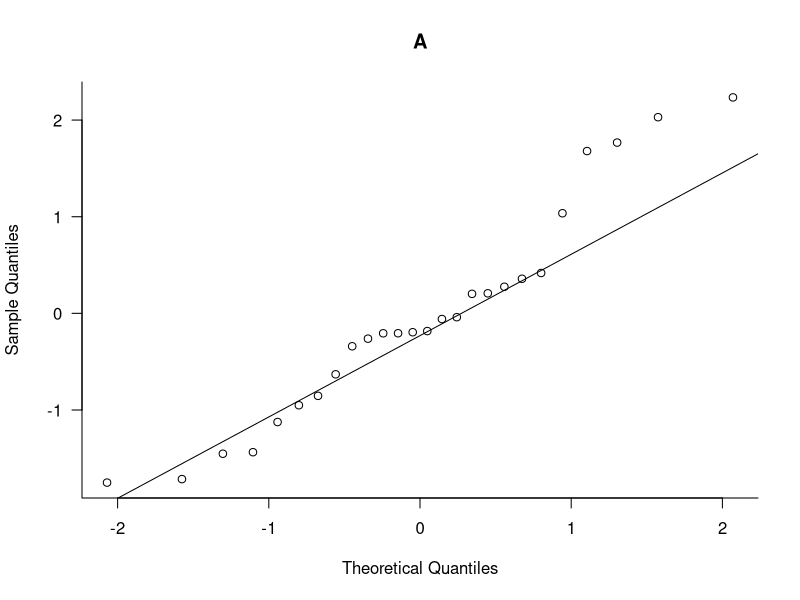
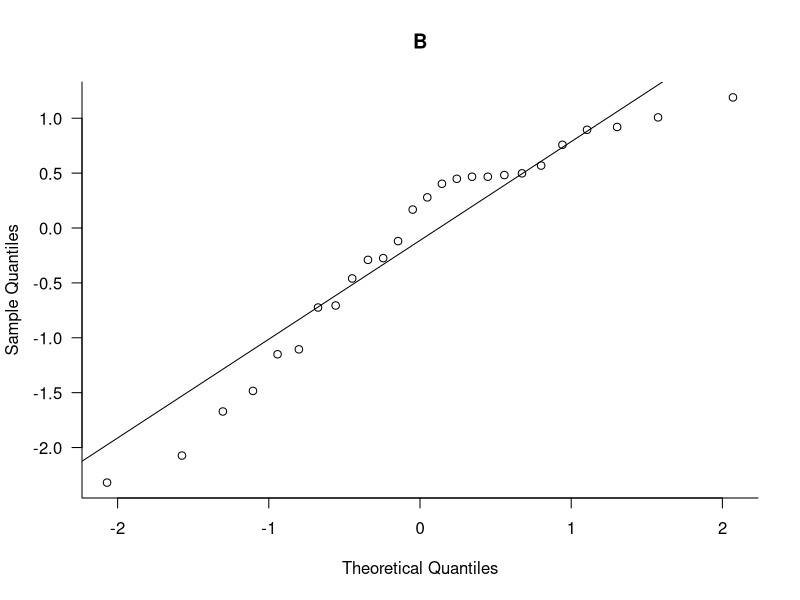
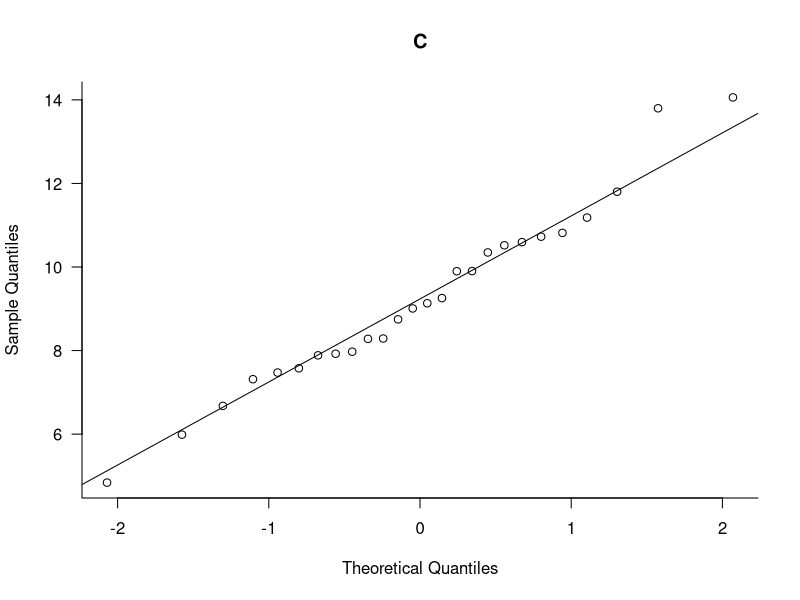
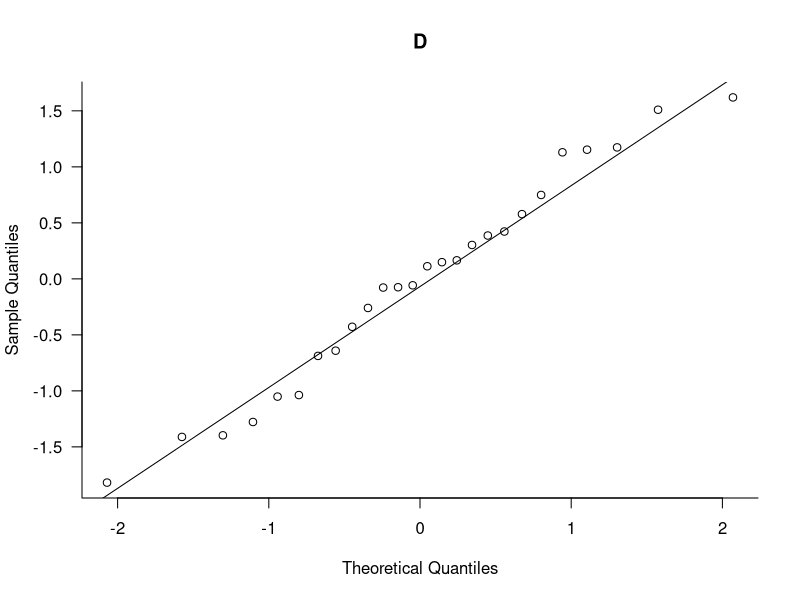
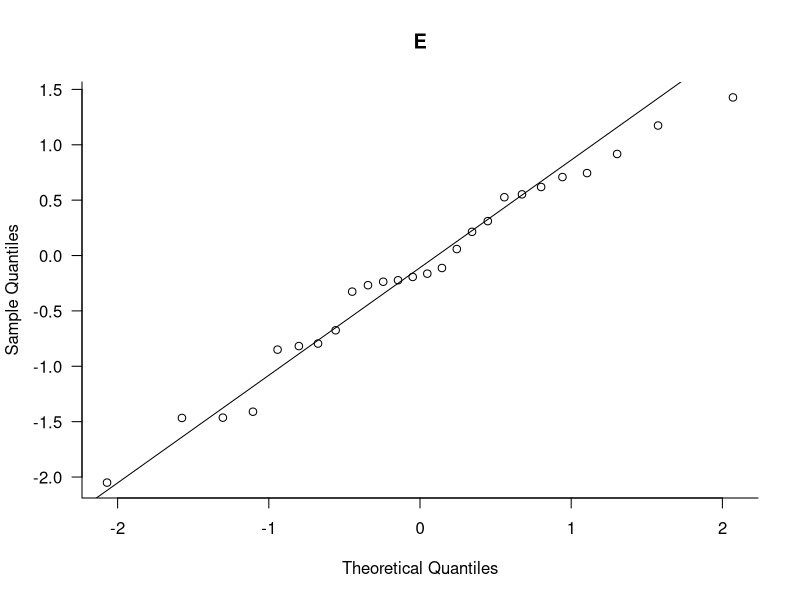
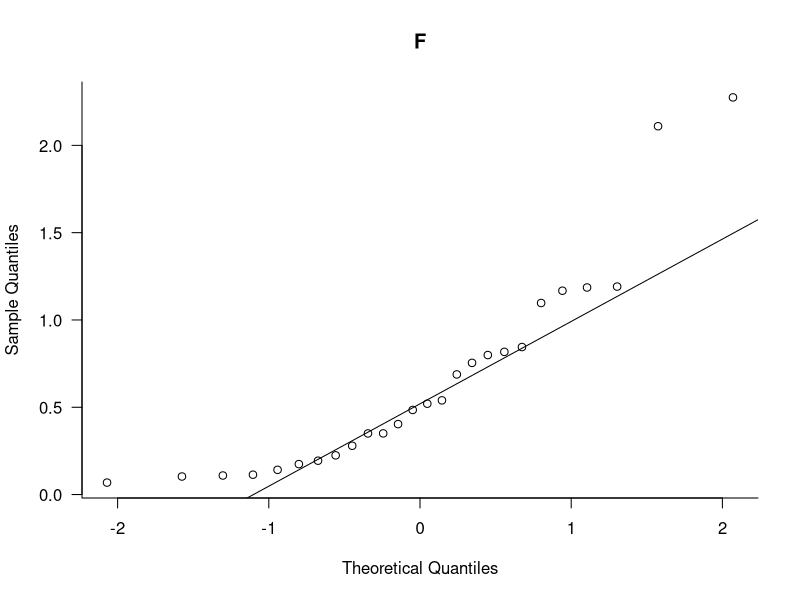
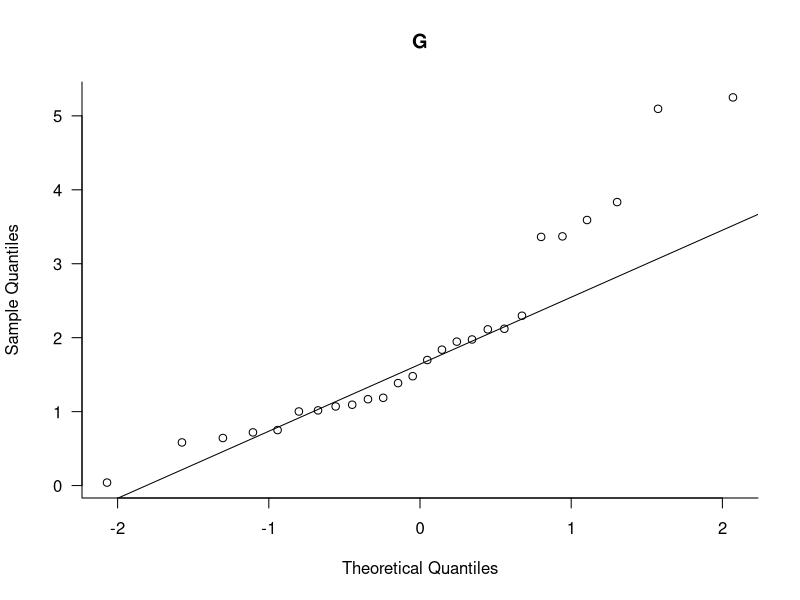
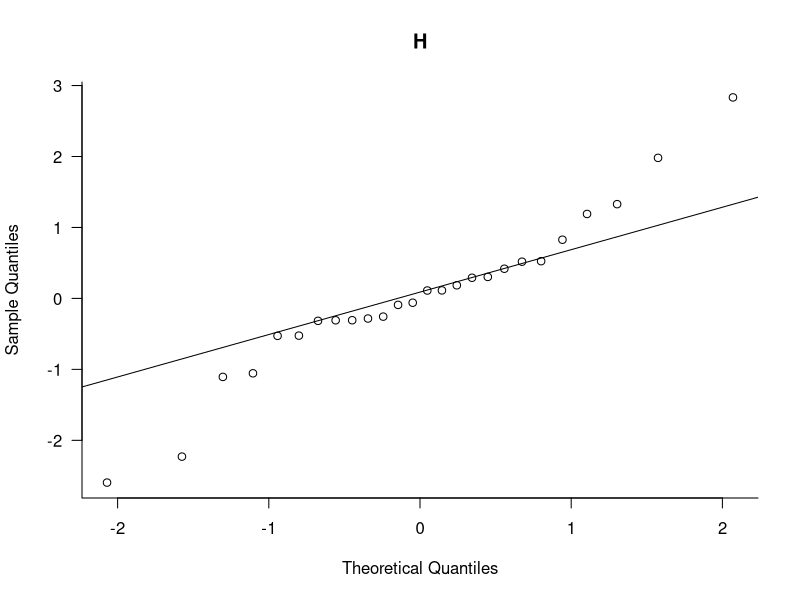

These figures' R source, in order:
library(tidyverse)

## all standardized
n <- 26
set.seed(101)
ngauss <- 4             ## number of Gaussian reps
dfvec <- c(2,5,10,20)   ## t-distribution df
shapevec <- c(1,2,5,10) ## Gamma shape parameters
res0 <- c(replicate(ngauss, rnorm(n), simplify=FALSE),
         lapply(shapevec, rgamma, n=n, scale=1),
         lapply(dfvec, rt, n=n))

## Shapiro-Wilk tests (attach to results below)
sw_fun <- function(x) unlist(shapiro.test(x)[c("statistic","p.value")])
sw_pvals <- do.call(rbind,lapply(res0,sw_fun))

## names
nm0 <- c(sprintf("gauss(rep=%d)",seq(ngauss)),
         sprintf("Gamma(shape=%d)",shapevec),sprintf("t(df=%d)",dfvec))

## scramble!
oo <- sample(length(res0))

## scrambled versions
nm <- nm0[oo]
res <- res0[oo]

## generate plots (coded A-L in scrambled order)
ff <- sprintf("qq_%s.png",LETTERS[seq_along(res)])
for (i in seq_along(res)) {
    a <- LETTERS[i]
    png(ff[[i]])
    par(las=1,bty="l")
    qqnorm(res[[i]],main=a)
    qqline(res[[i]])
    dev.off()
}

## construct combined data frame for ggplot
ord_df <- tibble(model=nm0,
                 code=LETTERS[order(oo)],  ## scrambled order
                 num=seq_along(nm0))
names(res0) <- nm0
dd <- (purrr:::map_dfr(res0,~tibble(x=.),.id="model")
    %>% full_join(ord_df,by="model")
    %>% arrange(num)
    %>% mutate_at("model",~forcats::fct_inorder(factor(.)))
)
saveRDS(dd, file="qq_data.rds")

zip("qq.zip",files=ff)

## compute type-1 error and power for t-tests and F-tests
## run many simulations with the each of the argument sets specified above
## (running for all 4 Gauss reps is a waste of time, but keeps things parallel)

## type-1: partition an iid sample into two halves and test them against each other
## power : partition sample, displace one of them far enough to provide 80% power in
##         the Gaussian case

## setup for estimating appropriate shift/ratio to get 80% power for t- and F-tests
pdel0 <- power.t.test(n=13,sd=1,power=0.8)$delta
prat0 <- 2.3  ## F-test power ~ 0.8, by trial and error
sumfun <- function(rfun=rnorm,args=list(), n=26, nsim=10000, pdel=pdel0, prat=prat0,
                   verbose=FALSE) {
    if (verbose) cat(".")
    x <- replicate(nsim,scale(do.call(rfun,c(args,list(n=n)))),simplify=FALSE)
    t_fun <- function(z,effect=0) t.test(z[1:(n/2)],effect+z[(n/2+1):n], var.equal=TRUE)$p.value
    t_1 <- mean(vapply(x,t_fun,effect=0, FUN.VALUE=numeric(1))<0.05)
    if (verbose) cat(".")
    t_pow <- mean(vapply(x,t_fun,effect=pdel,FUN.VALUE=numeric(1))<0.05)
    if (verbose) cat(".")
    F_fun <- function(z, ratio=1) var.test(z[1:(n/2)],ratio*z[(n/2+1):n])$p.value
    F_1 <- mean(vapply(x,F_fun,ratio=1, FUN.VALUE=numeric(1))<0.05)
    if (verbose) cat(".")
    F_pow <- mean(vapply(x,F_fun,ratio=prat, FUN.VALUE=numeric(1))<0.05)
    if (verbose) cat(".")
    sw_vals <- lapply(x,sw_fun)
    if (verbose) cat(".")
    W_avg <- mean(vapply(sw_vals,"[",1,FUN.VALUE=numeric(1)))
    p_avg <- mean(vapply(sw_vals,"[",2,FUN.VALUE=numeric(1)))
    if (verbose) cat(".\n")
    return(c(t_1,t_pow,F_1,F_pow,W_avg,p_avg))
}

## in original order
set.seed(101)
answers <- c(replicate(ngauss,sumfun(verbose=TRUE),simplify=FALSE),
  lapply(dfvec,function(df) sumfun(rfun=rt, args=list(df=df),verbose=TRUE)),
  lapply(shapevec,function(shape) sumfun(rfun=rgamma, args=list(scale=1,shape=shape),
                                         verbose=TRUE))
  )

ans0 <- as.data.frame(do.call(rbind,answers))
dimnames(ans0) <- list(nm0, c("type1_t","power_t","type1_F","power_F",
                              "avg_SW_W","avg_SW_pval"))
ans0$code <- LETTERS[seq_along(res)][order(oo)]  ## codes (scrambled!)
## include Shapiro-Wilk stat and p-value for individual samples
ans0 <- data.frame(ans0,sw_pvals,check.names=FALSE)
saveRDS(ans0,file="qq_ans.rds")


### JUNK
## investigating type-1 error from t-statistic (obsolete)
if (FALSE) {
    simfun <- function(n=50,dist="rt", dist.args=list(df=10)) {
        dd <- data.frame(f=factor(rep(1:2,n)),
                         x=do.call(dist,c(list(2*n), dist.args)))
        t.test(x~f, data=dd)$p.value
    }

    set.seed(101)
    dfvec <- 2:20
    type1_t <- sapply(dfvec,
                      function(df) mean(replicate(1000,simfun(n=10, dist.args=list(df=df)))<0.05))
    plot(dfvec,type1_t)


    set.seed(101)
    shapevec <- 2:20
    type1_gamma <- sapply(shapevec,
                          function(shape) mean(replicate(1000,
                                                         simfun(n=10, dist="rgamma", list(scale=5, shape=shape)))<0.05))
    plot(shapevec,type1_gamma)
}

